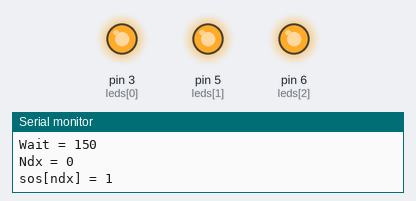
Bench run of a sketch on a simulated Arduino Uno, built with avr-gcc and run on an emulated ATmega328P. Shown: output pins drawn as LEDs (lit = HIGH), the last lines printed to the serial monitor.

Above: at 0.52 s.
At 3.52 s:
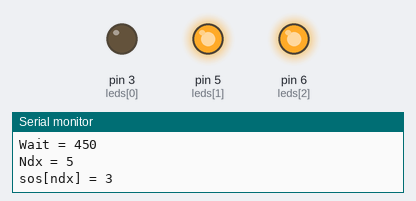
At 8.38 s:
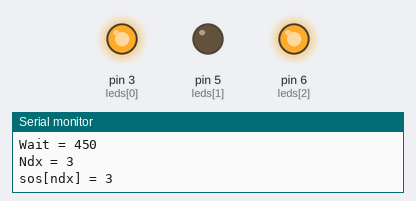
At 16.44 s:
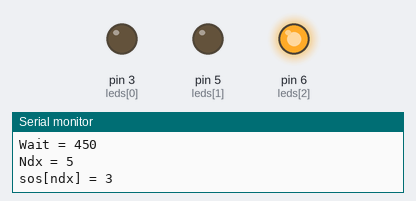
At 27.75 s:
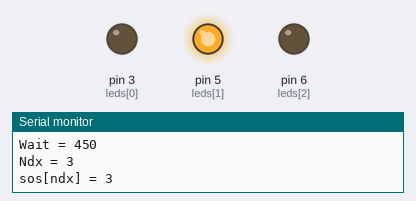
At 35.81 s:
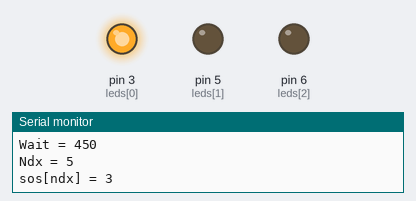
Timing chart, 0 to 40.0 s (numbered marks = the images above):
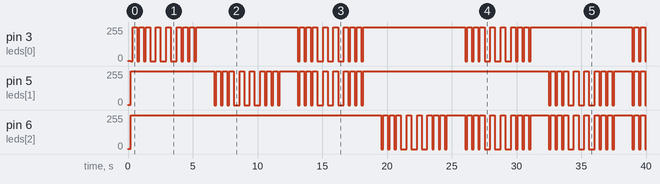

Measured:
- by itself, pin 5 (leds[1]): 1/255 → 255/255 at 0.20 s, → 0/255 6.5 s later, → 255/255 0.15 s later, → 0/255 0.35 s later, … (60 changes in this stretch)
- by itself, pin 6 (leds[2]): repeats every 6.5 s: 3 × (0/255 0.15 s, 255/255 0.35 s), 3 × (0/255 0.45 s, 255/255 0.35 s), 2 × (0/255 0.15 s, 255/255 0.35 s), 0/255 0.15 s, 255/255 1.4 s

The sketch:

RGB.pde
```cpp
// Fading LED
// by BARRAGAN <http://people.interaction-ivrea.it/h.barragan>

int value = 0;                            // variable to keep the actual value
int ledpin = 13;                           // light connected to digital pin 13
int leds[3] = {3,5,6};

int  sos_size = 12;
char sos[12] = {1,1,1,3,3,3,1,1,1,0,0,0};
int done = 0;
void setup()
{
  for(int x=0;x<3;x++) {
    pinMode(leds[x],OUTPUT);
    analogWrite(leds[x],HIGH);
  }
  Serial.begin(57600);
  Serial.println("Communications Active");
  delay(100);
}

void loop()
{
  if(! done) {
    for(int which = 1; which <= 7; which++) {
    for(int ndx = 0; ndx < sos_size; ndx++) {
      int wait = 150 * sos[ndx];
      Serial.print("Wait = ");
      Serial.println(wait);
      Serial.print("Ndx = ");
      Serial.println(ndx);
      Serial.print("sos[ndx] = ");
      delay(100);
      int value = sos[ndx];
      Serial.println(value);
      if(wait) {
//        analogWrite(ledpin,255);
        for(int ledstate = 0; ledstate < 3; ledstate++) {
          int shiftpos = 1 << ledstate;
          if(shiftpos & which)
            analogWrite(leds[ledstate],0);
          else
            analogWrite(leds[ledstate],255);
        }
      }
      delay(wait);
//      analogWrite(ledpin,0);
      for(int ledstate = 0; ledstate < 3; ledstate++) {
        analogWrite(leds[ledstate],255);
      }
      delay(250);
    }
    }
  }
//  done = 1;
}


/*
void setup()
{
  Serial.begin(9600);

  // prints title with ending line break
  Serial.println("ASCII Table ~ Character Map");

  // wait for the long string to be sent
  delay(100);
}

int number = 33; // first visible character '!' is #33

void loop()
{
  Serial.print(number, BYTE);    // prints value unaltered, first will be '!'

  Serial.print(", dec: ");
  Serial.print(number);          // prints value as string in decimal (base 10)
  // Serial.print(number, DEC);  // this also works

  Serial.print(", hex: ");
  Serial.print(number, HEX);     // prints value as string in hexadecimal (base 16)

  Serial.print(", oct: ");
  Serial.print(number, OCT);     // prints value as string in octal (base 8)

  Serial.print(", bin: ");
  Serial.println(number, BIN);   // prints value as string in binary (base 2)
                                 // also prints ending line break

  // if printed last visible character '~' #126 ...
  if(number == 126) {
    // loop forever
    while(true) {
      continue;
    }
  }

  number++; // to the next character

  delay(100); // allow some time for the Serial data to be sent
}
*/
```
